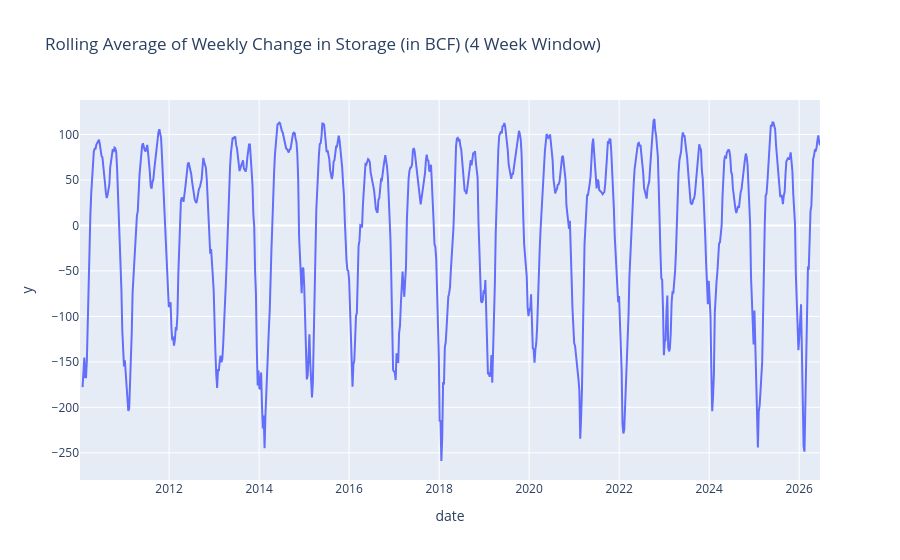

Here is the notebook cell this chart was saved with:
### Code cell
#rolling average (1 month)

rolling_4_week = storage['weekly_change_bcf'].rolling(window=4).mean()

fig6=px.line(storage, x='date', y=rolling_4_week, title='Rolling Average of Weekly Change in Storage (in BCF) (4 Week Window)')
fig6.show()

#plot weekly change by year and 4 week rolling average

### Figure 1 — Plotly figure (JSON) as saved in the notebook; plotly's stock layout.template omitted (floating-point values rounded to 4 significant figures; data arrays with more than 128 entries replaced by an {"elided": "..."} marker saying what was removed)
{"data": [{"hovertemplate": "date=%{x}<br>y=%{y}<extra></extra>", "legendgroup": "", "line": {"color": "#636efa", "dash": "solid"}, "marker": {"symbol": "circle"}, "mode": "lines", "name": "", "orientation": "v", "showlegend": false, "type": "scatter", "x": {"elided": "859 str values"}, "xaxis": "x", "y": {"elided": "859 float values"}, "yaxis": "y"}], "layout": {"legend": {"tracegroupgap": 0}, "title": {"text": "Rolling Average of Weekly Change in Storage (in BCF) (4 Week Window)"}, "xaxis": {"anchor": "y", "domain": [0, 1], "title": {"text": "date"}}, "yaxis": {"anchor": "x", "domain": [0, 1], "title": {"text": "y"}}}}
